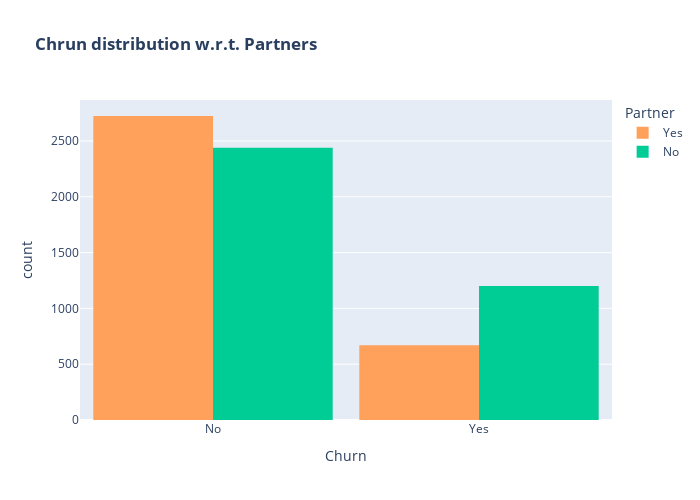

This figure's notebook cell:
### Code cell
color_map = {"Yes": '#FFA15A', "No": '#00CC96'}
fig = px.histogram(data, x="Churn", color="Partner", barmode="group", title="<b>Chrun distribution w.r.t. Partners</b>", color_discrete_map=color_map)
fig.update_layout(width=700, height=500, bargap=0.1)
fig.show()

### Figure 1 — Plotly figure (JSON) as saved in the notebook; plotly's stock layout.template omitted (floating-point values rounded to 4 significant figures; data arrays with more than 128 entries replaced by an {"elided": "..."} marker saying what was removed)
{"data": [{"alignmentgroup": "True", "bingroup": "x", "hovertemplate": "Partner=Yes<br>Churn=%{x}<br>count=%{y}<extra></extra>", "legendgroup": "Yes", "marker": {"color": "#FFA15A", "pattern": {"shape": ""}}, "name": "Yes", "offsetgroup": "Yes", "orientation": "v", "showlegend": true, "type": "histogram", "x": {"elided": "3393 str values"}, "xaxis": "x", "yaxis": "y"}, {"alignmentgroup": "True", "bingroup": "x", "hovertemplate": "Partner=No<br>Churn=%{x}<br>count=%{y}<extra></extra>", "legendgroup": "No", "marker": {"color": "#00CC96", "pattern": {"shape": ""}}, "name": "No", "offsetgroup": "No", "orientation": "v", "showlegend": true, "type": "histogram", "x": {"elided": "3639 str values"}, "xaxis": "x", "yaxis": "y"}], "layout": {"bargap": 0.1, "barmode": "group", "height": 500, "legend": {"title": {"text": "Partner"}, "tracegroupgap": 0}, "title": {"text": "<b>Chrun distribution w.r.t. Partners</b>"}, "width": 700, "xaxis": {"anchor": "y", "domain": [0, 1], "title": {"text": "Churn"}}, "yaxis": {"anchor": "x", "domain": [0, 1], "title": {"text": "count"}}}}
